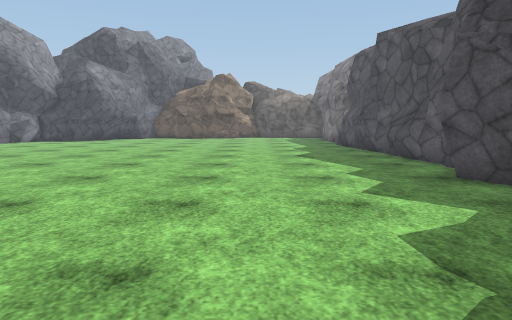
view 1 (above)

17 first-person views from a walk through a scene from a Unity 3-D project. The camera is 1.2 m above the floor, tilts 6° down and sees 70° across. The floor is counted in squares, 1 m on a side. Each view is taken from the middle of a square. On the plan, view 1 faces up. The plan holds only what a view shows up to about 15 squares ahead; the rest is blank. The place goes on beyond the plan. The player is left out. Surface patterns are stand-ins for the level's own textures.

view 2
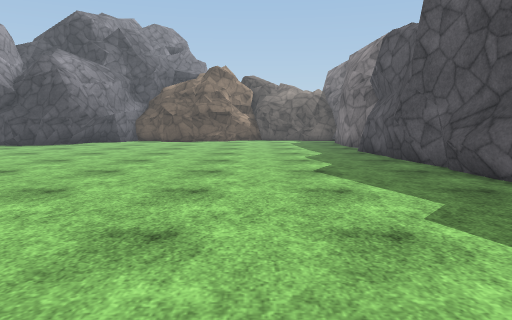

view 3
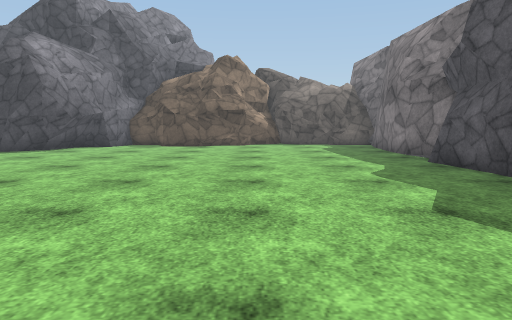

view 4
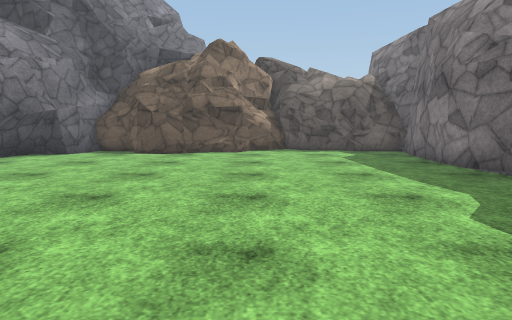

view 5
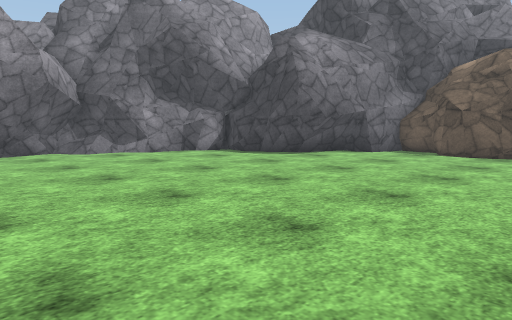

view 6
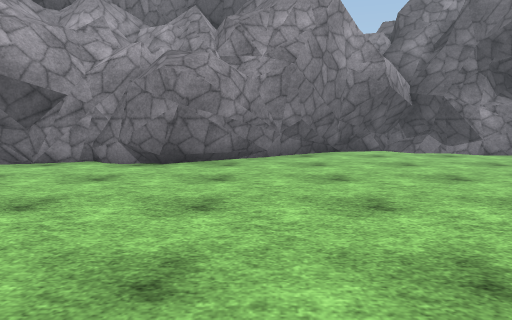

view 7
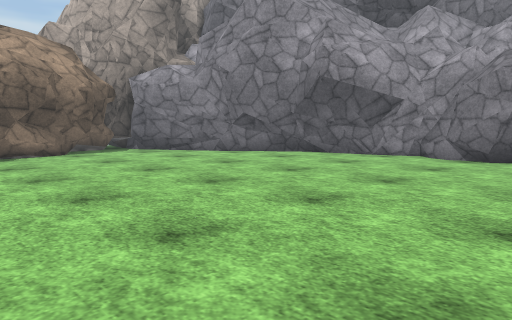

view 8
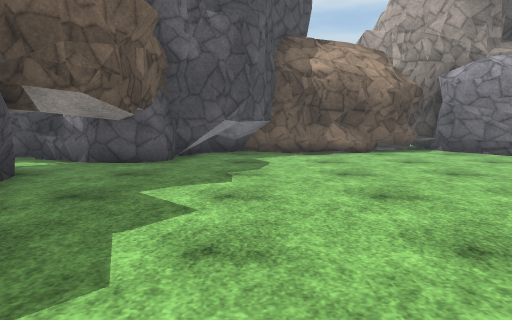

view 9
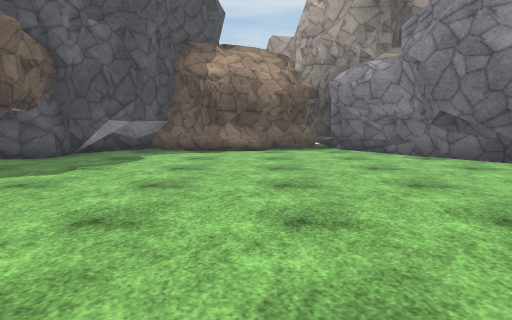

view 10
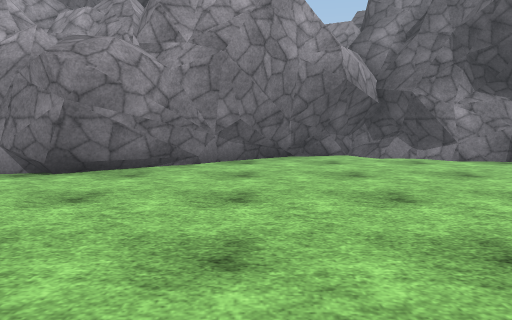

view 11
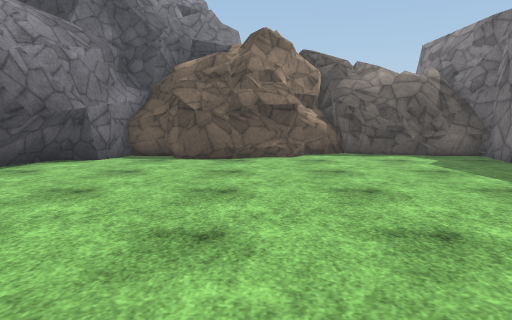

view 12
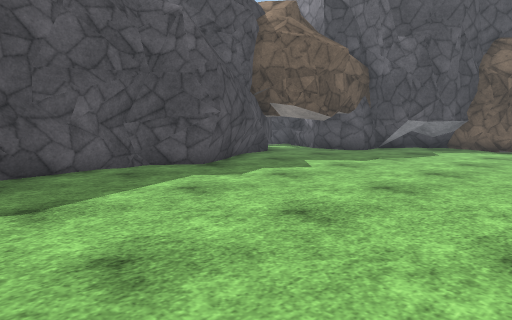

view 13
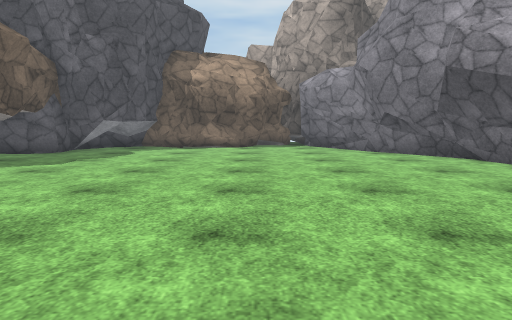

view 14
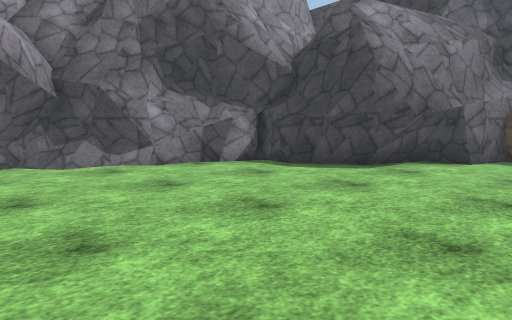

view 15
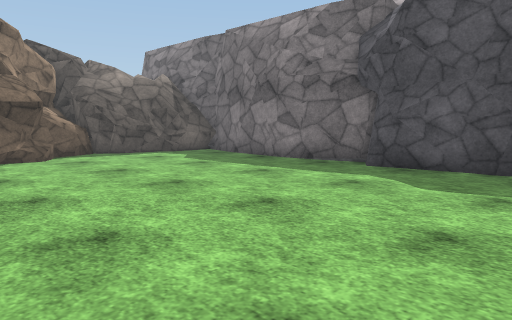

view 16
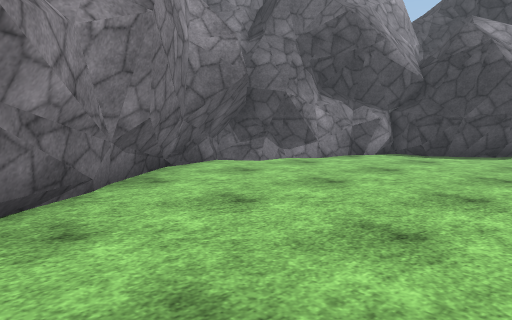

view 17
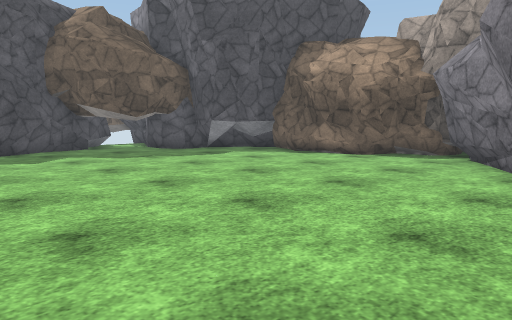

### Floor plan
Key: @ floor where view 1 was taken; # wall or solid block; . floor; = window, fence, low wall or low ledge; ^ raised ledge.
Columns run from 15 left of view 1 to 6 right of it. Each row starts with its distance up from view 1.
 28               ######
 27        ########.#^#^#
 26        #..##=.......#
 25       ##............#
 24      ##.............#
 23     ###.............#
 22  ####...............#
 21  #^.................#
 20  #..................#
 19 ##..................#
 18 #...................#
 17 #...................#
 16 #...................#
 15 #...................#
 14 #...................#
 13 ##..................#
 12  ##.................#
 11   #.................#
 10   ##................#
  9    ##...............#
  8    ##..............##
  7    #...............##
  6    #................#
  5    ##...............##
  4    ##................#
  3     ##..............##
  2     ##.............##
  1      ##............##
  0       #........@...#
 -1       ##.........###
 -2        ##.......###
 -3         ##.#######
 -4          ###

Positions as (right, up) in squares from view 1, and headings:
1: (0, 0), facing up
2: (0, 4), facing up
3: (-1, 8), facing up
4: (-1, 12), facing up
5: (-1, 12), facing up-left
6: (-1, 11), facing left
7: (1, 11), facing down-left
8: (1, 11), facing down
9: (-3, 12), facing down
10: (-3, 13), facing left
11: (-3, 14), facing up
12: (-4, 14), facing down-right
13: (-4, 14), facing down
14: (-5, 14), facing up-left
15: (-5, 14), facing up-right
16: (-7, 9), facing up-left
17: (-10, 9), facing down-right
